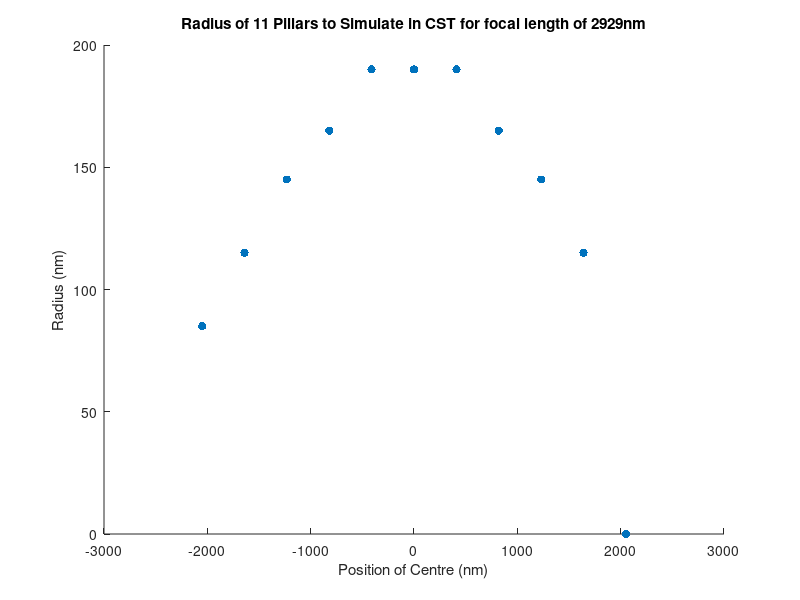

Reproduce this figure in MATLAB.
%% SINGLE LINE FOR CST
close all;
clear;
clc;

load('Lens_Small/Lens_Small.mat')

D=combodiam(5,:);
X=-5*410:410:5*410;

%Px=0.41; %period in x in um (distance between pillar centres)

figure;
scatter(X,D./2,'filled');
title('Radius of 11 Pillars to Simulate in CST for focal length of 2929nm');
ylabel('Radius (nm)')
xlabel('Position of Centre (nm)')